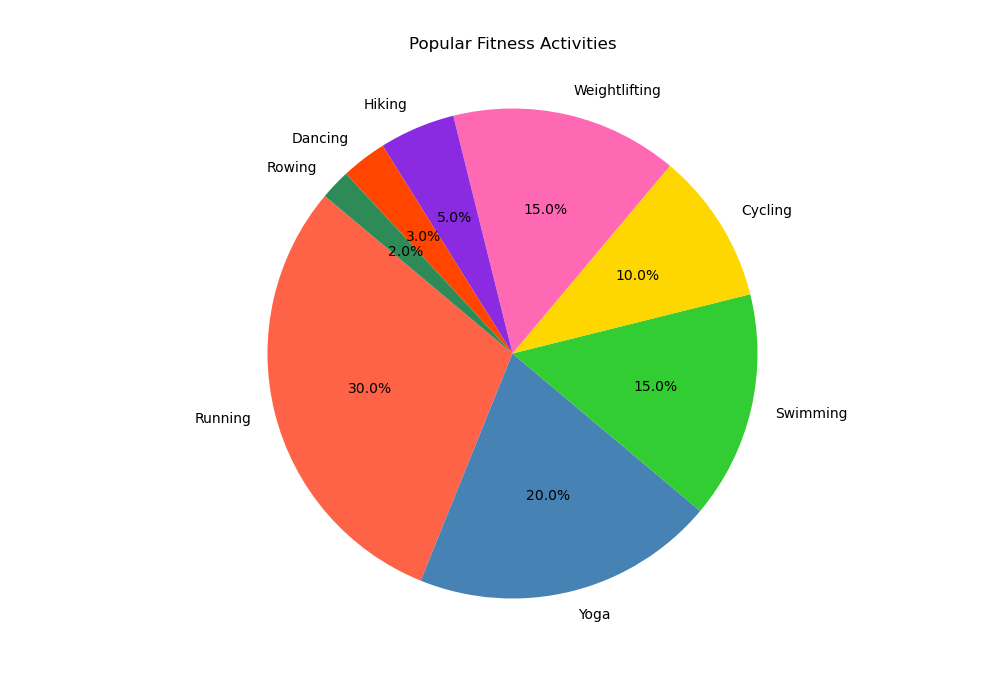

Recreate this plot in Python.

import matplotlib.pyplot as plt

# Data to plot
labels = ['Running', 'Yoga', 'Swimming', 'Cycling', 'Weightlifting', 'Hiking', 'Dancing', 'Rowing']
sizes = [30, 20, 15, 10, 15, 5, 3, 2]
colors = ['#FF6347', '#4682B4', '#32CD32', '#FFD700', '#FF69B4', '#8A2BE2', '#FF4500', '#2E8B57']

# Create pie chart
plt.figure(figsize=(10, 7))
plt.pie(sizes, labels=labels, colors=colors, autopct='%1.1f%%', startangle=140)

# Title
plt.title('Popular Fitness Activities', y=1.05)

# Display the chart
plt.axis('equal')  # Equal aspect ratio ensures that pie is drawn as a circle.
plt.show()
